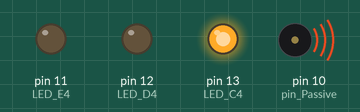
The sketch below on a simulated Arduino Uno, built with avr-gcc and run on an emulated ATmega328P. On the bench: output pins drawn as LEDs (lit = HIGH), buzzer (waves = sounding).

Above: at 0.2 s.
At 3.8 s:
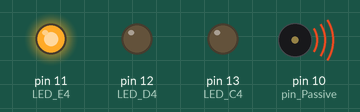
At 4.9 s:
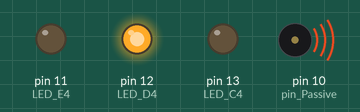
At 7.5 s:
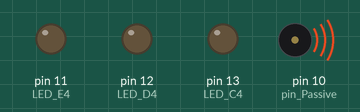
At 8.7 s:
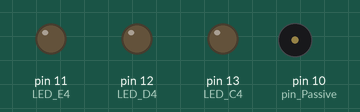
Timing chart, 0 to 10.8 s (numbered marks = the images above):
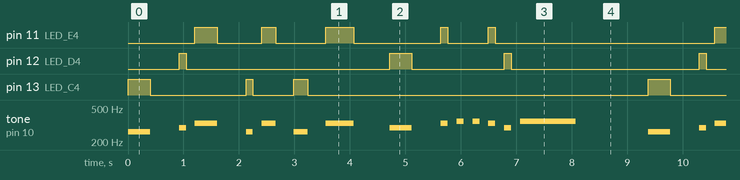

The sketch:

sketch_oct06b.ino
```cpp
#define C4 262 //도
#define C4s 277 //도#
#define D4 294 //레
#define D4s 311 //레#
#define E4 330
#define F4 349
#define F4s 370
#define G4 392
#define G4s 415
#define A4 440
#define A4s 455
#define B4 494
#define C5 523 //도(5옥타브)

int pin_Passive = 10;
int LED_C4 = 13;
int LED_D4 = 12;
int LED_E4 = 11;
int LED_F4 = 8;

int melody[] =
{C4, D4, E4, C4,
E4, C4, E4,
D4, E4, F4, F4, E4, D4,
F4};

float duration_s[] =
{2.5, 8, 2.5, 8,
4, 4, 2,
2.5, 8, 8, 8, 8, 8,
1};

int LED_s[] = {LED_C4, LED_D4, LED_E4, LED_C4,
LED_E4,LED_C4, LED_E4,
LED_D4, LED_E4, LED_F4, LED_F4, LED_E4, LED_D4,
LED_F4};

void setup()
{
  pinMode(pin_Passive, OUTPUT);
  pinMode(LED_C4, OUTPUT);
  pinMode(LED_D4, OUTPUT);
  pinMode(LED_E4, OUTPUT);
}

void loop(){
  for(int sounds = 0; sounds < 14; sounds++){
    int Duration = 1000/duration_s[sounds];
    tone(pin_Passive, melody[sounds]);
    digitalWrite(LED_s[sounds], HIGH);
    delay(Duration);
    digitalWrite(LED_s[sounds], LOW);
    int pauseSound = Duration * 1.3;
    noTone(pin_Passive);
    delay(pauseSound);
  }
}
```

Measured:
- by itself, pin 12 (LED_D4): repeats every 9.4 s: LOW 3.7 s, HIGH 0.40 s, LOW 1.7 s, HIGH 0.13 s, LOW 3.4 s, HIGH 0.13 s
- by itself, pin 13 (LED_C4): repeats every 9.4 s: LOW 1.7 s, HIGH 0.13 s, LOW 0.74 s, HIGH 0.25 s, LOW 6.1 s, HIGH 0.40 s
- by itself, pin 11 (LED_E4): repeats every 9.4 s: LOW 0.81 s, HIGH 0.25 s, LOW 0.90 s, HIGH 0.50 s, LOW 1.6 s, HIGH 0.13 s, LOW 0.74 s, HIGH 0.13 s, LOW 4.0 s, HIGH 0.40 s
- by itself, tone on pin 10 (pin_Passive): plays 262 Hz for 0.40 s, 294 Hz for 0.13 s, 330 Hz for 0.40 s, 262 Hz for 0.13 s, 330 Hz for 0.25 s, 262 Hz for 0.25 s … (196 notes in this stretch)
